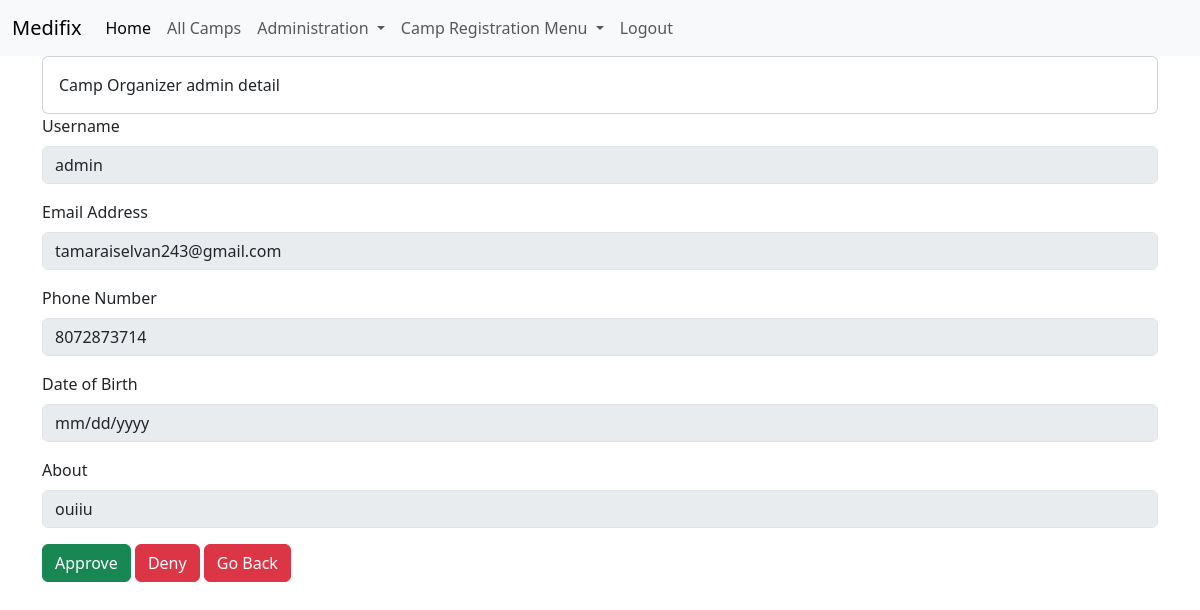
The page /organizer/admin/ (signed in) on the database as committed earlier.
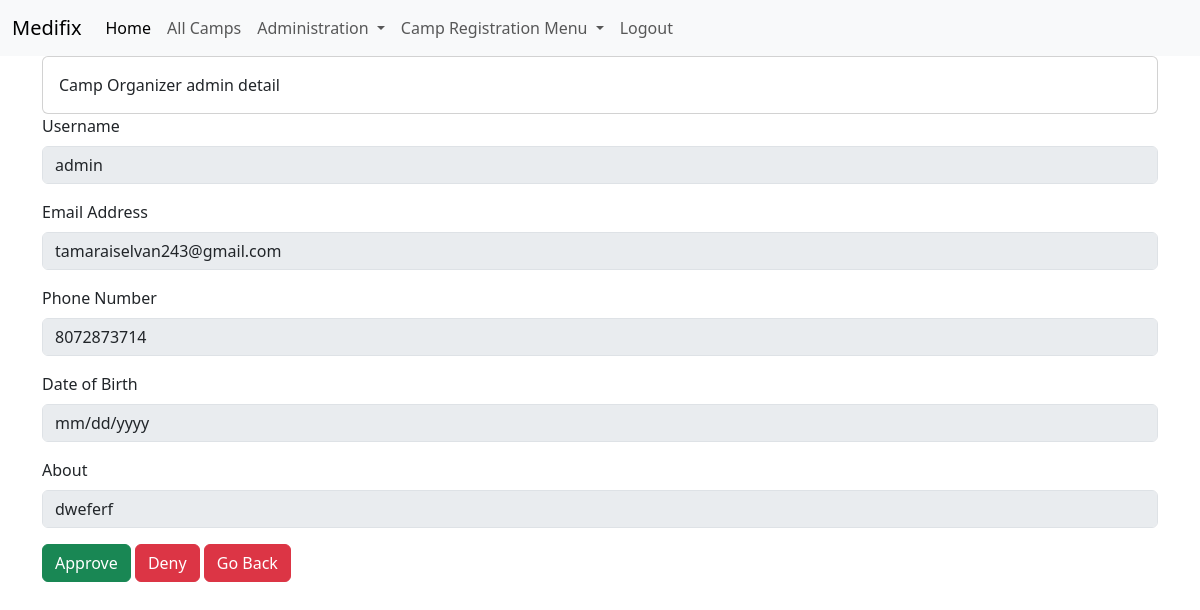
The same page on the database as committed later.
### administration/models.py (models this page shows, shortened)
class profile(models.Model):
    user_name = models.OneToOneField(User, on_delete=models.CASCADE)
    phone_number = models.IntegerField(null=True, blank=True)
    date_of_birth = models.DateField(null=True, blank=True)
    camp_register = models.BooleanField(default=False)
    submitted_application = models.BooleanField(default=False)
    about = models.TextField(max_length=2000, null=True, blank=True)

### administration/views.py (the view)
# urls.py: path('organizer/<str:username>/', views.camp_organizer_profile_detail, name='organizer_user_profile_detail'),
@login_required
def camp_organizer_profile_detail(request,username):
    user_profile = get_object_or_404(profile, user_name__username=username)
    return render(request, 'camp/organizer_user_profile.html', {'user_profile': user_profile})

### templates/camp/organizer_user_profile.html (shortened to what this page needs)
{% extends 'base.html' %}
{% load static %}
{% block content %}
<div class="card">
    <div class="card-body">
        Camp Organizer {{ user_profile.user_name.username }} detail
    </div>
</div>
<form>
    <div class="mb-3">
        <label for="Username" class="form-label">Username</label>
        <input type="text" class="form-control" id="Username" value="{{ user_profile.user_name.username }}" disabled>
    </div>
    <div class="mb-3">
        <label for="Emailaddress" class="form-label">Email Address</label>
        <input type="email" class="form-control" id="email" value="{{ user_profile.user_name.email }}" disabled>
    </div>
    <div class="mb-3">
        <label for="PhoneNumber" class="form-label">Phone Number</label>
        <input type="text" class="form-control" id="PhoneNumber" value="{{ user_profile.phone_number }}" disabled>
    </div>
    <div class="mb-3">
        <label for="date_of_birth" class="form-label">Date of Birth</label>
        <input type="date" class="form-control" id="date_of_birth" value="{{ user_profile.date_of_birth }}" disabled>
    </div>
    <div class="mb-3">
        <label for="about" class="form-label">About</label>
        <input type="text" class="form-control" id="about" value="{{ user_profile.about }}" disabled>
    </div>
    <a href="{% url 'approve_application' user_profile.user_name.username %}" class="btn btn-success">Approve</a>
    <a href="{% url 'deny_application' user_profile.user_name.username %}" class="btn btn-danger">Deny</a>
    <a href="{% url 'camp_organizer_request' %}" class="btn btn-danger">Go Back</a>
</form>
{% endblock %}

Rows that differ between the two databases and show on the page:
changed profile "admin": about "ouiiu" → "dweferf"
